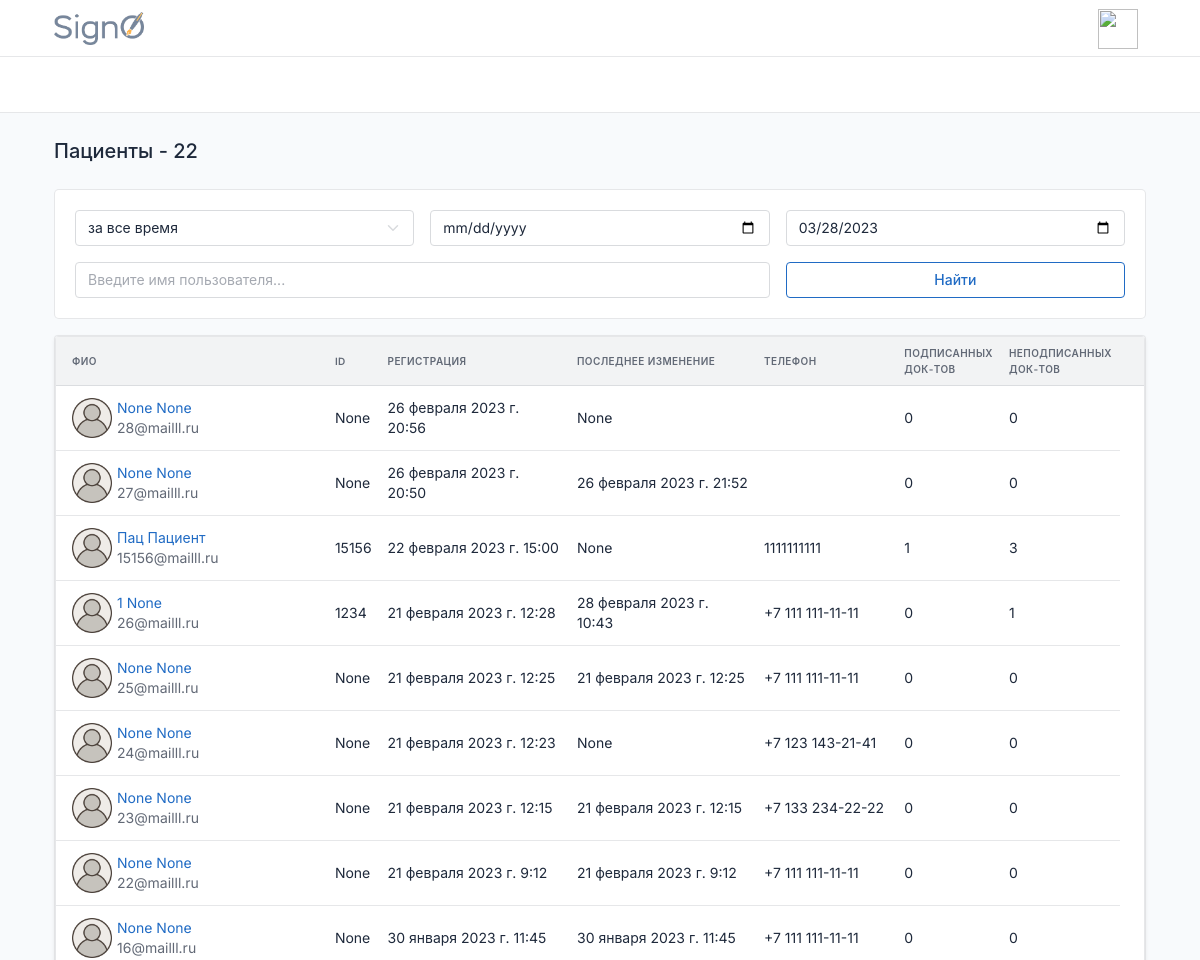
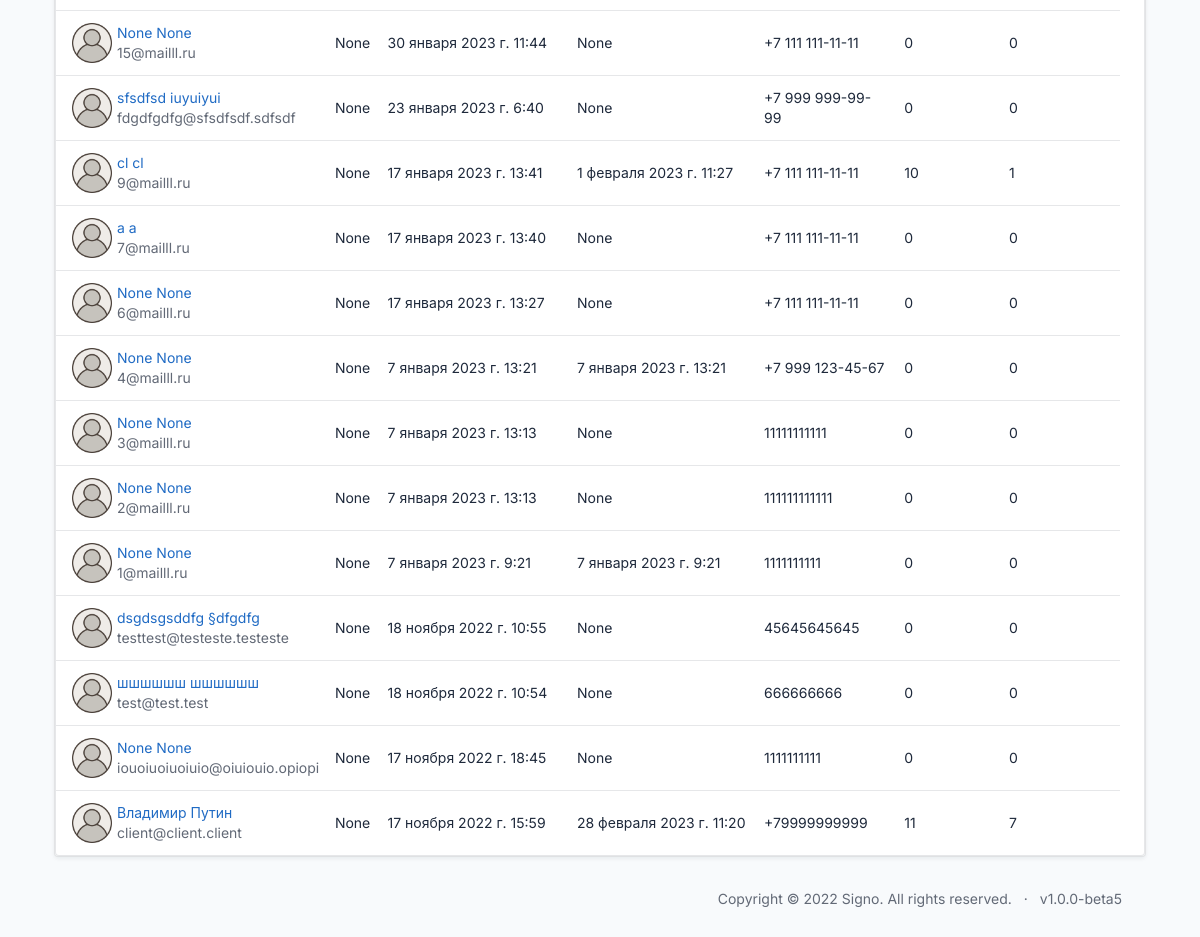
Before: /allclients/ with the older database file (2 pictures, top to bottom).
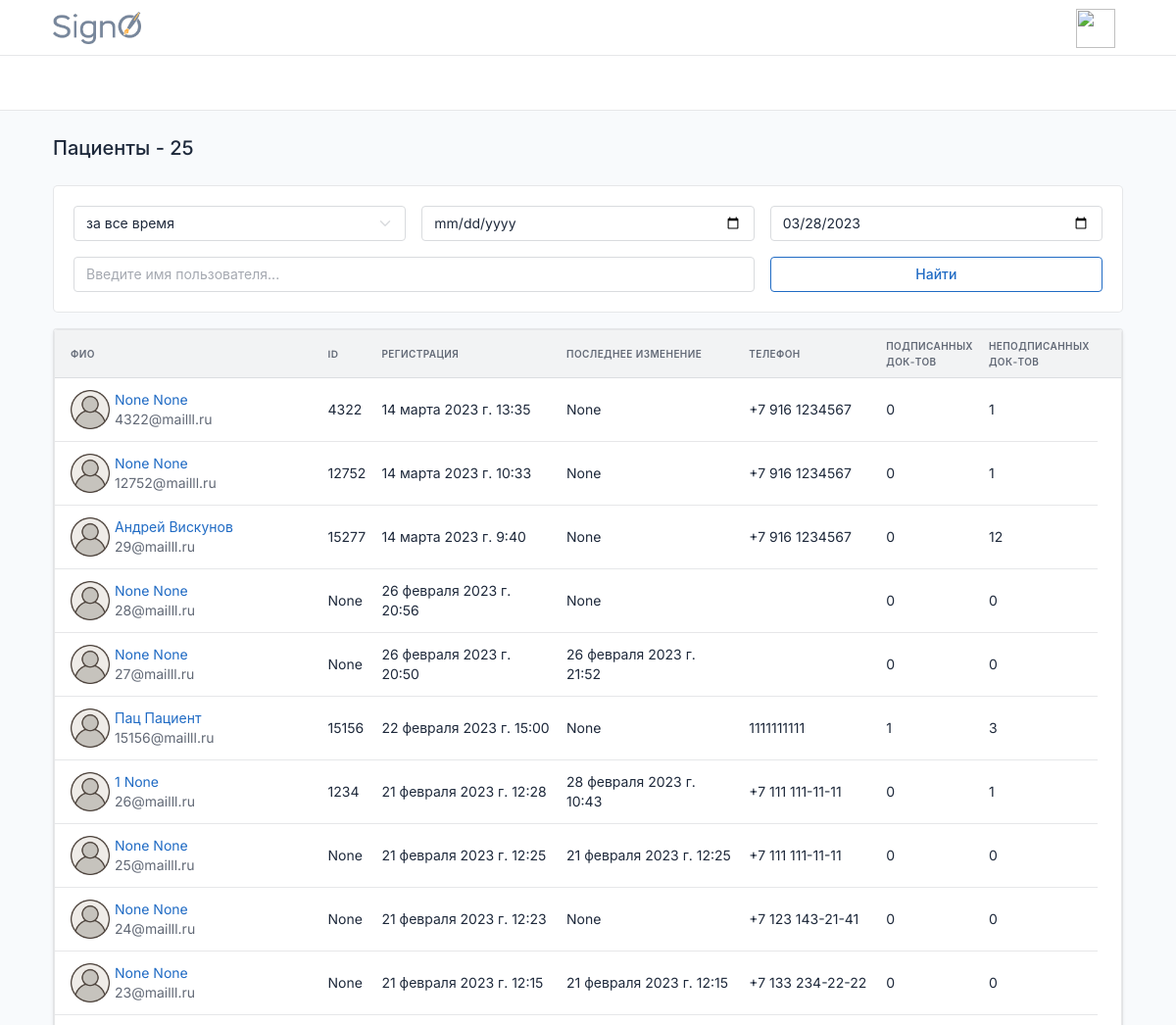
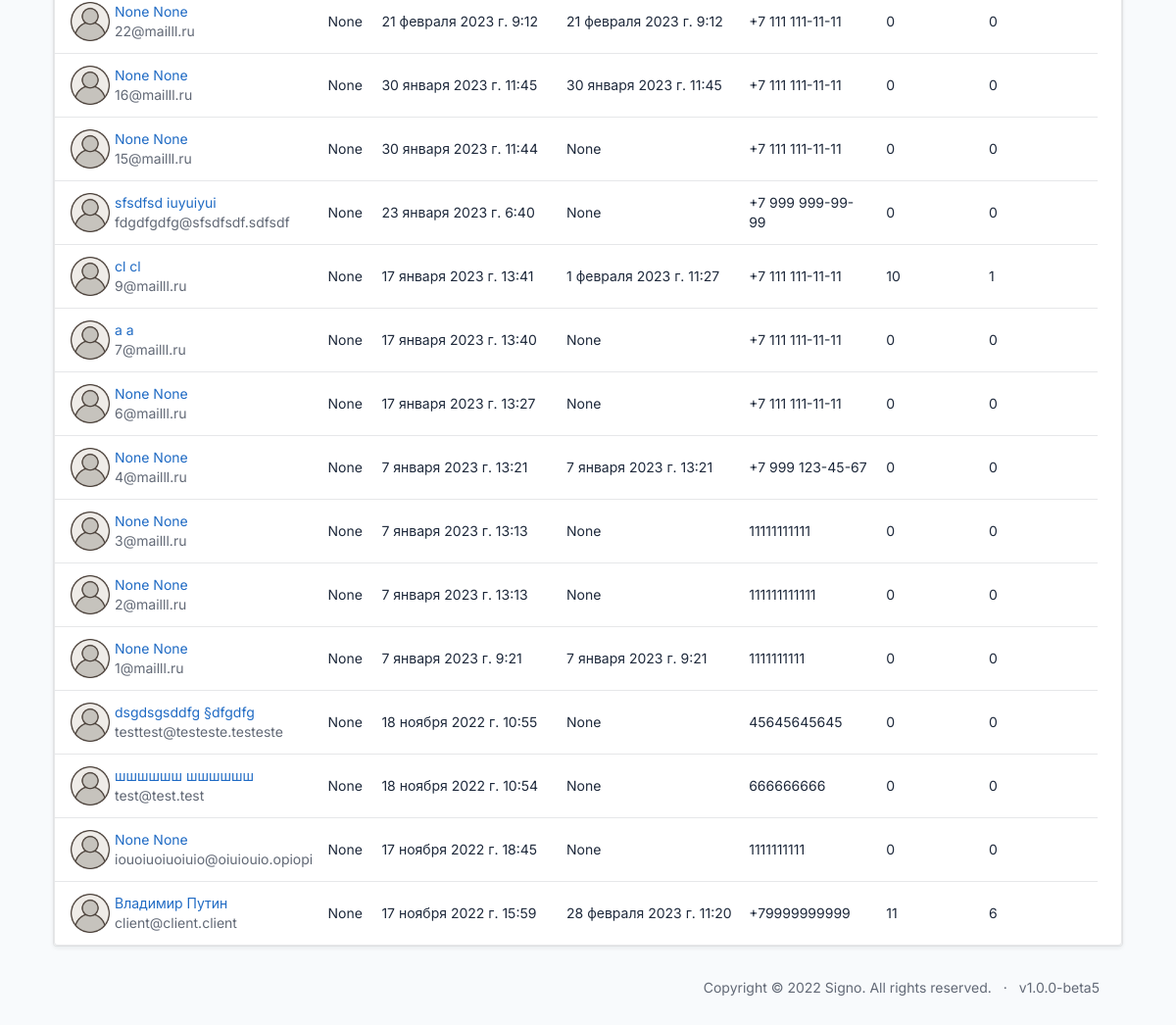
After: the same page with the newer database file (2 pictures, top to bottom).
### users/models.py (models this page shows, shortened)
class CustomUser(AbstractBaseUser, PermissionsMixin):
    email = models.EmailField(max_length=254, unique=True, verbose_name='Электронная почта')
    first_name = models.CharField(u"Имя", max_length=100, blank=True, null=True)
    last_name = models.CharField(u"Фамилия", max_length=100, blank=True, null=True)
    patronymic = models.CharField(u"Отчество", max_length=100, blank=True, null=True)
    pasport_series = models.CharField(max_length=12, blank=True, verbose_name='Серия паспорта')
    pasport_number = models.CharField(max_length=12, blank=True, verbose_name='Номер паспорта')
    addres = models.CharField(max_length=240, blank=True, verbose_name='Адрес пользователя')
    user_profile_id = models.IntegerField(blank=True, verbose_name='ID пользователя', null=True)
    phone = models.CharField(max_length=24, verbose_name='Телефон')
    uniq_id = models.CharField(unique=True, max_length=12, blank=True, null=True, verbose_name='Уникальный ID')
    photo = models.ImageField(
        upload_to='users/%Y/%m/%d/',
        blank=True,
        default='../static/images/default_avatar.png',
        verbose_name='Аватар')
    is_active = models.BooleanField(default=True, verbose_name='Активирован')
    is_admin = models.BooleanField(default=False, verbose_name='Администратор')
    is_staff = models.BooleanField(_('staff status'), default=False)
    is_superuser = models.BooleanField(_('super user'), default=False)
    date_joined = models.DateTimeField(u'date joined', blank=True, null=True, default=timezone.now)
    last_login = models.DateTimeField(u'last login', blank=True, null=True)
    groups = models.ManyToManyField(Group, blank=True, null=True, verbose_name='Группы', related_name='groups')
    user_permissions = models.ManyToManyField(Permission, blank=True, null=True, verbose_name='Разрешения', related_name='user_permissions')
    date_of_birthday = models.DateField(blank=True, null=True, verbose_name='Дата Рождения')
    ADMINISTRATOR = 'AD'
    DOCTOR = 'DO'
    CLIENT = 'CL'
    DIRECTOR = 'DI'
    TYPE_ROLE = [
        (ADMINISTRATOR, 'Администратор'),
        (DOCTOR, 'Врач'),
        (CLIENT, 'Клиент'),
        (DIRECTOR, 'Руководитель')
    ]
    type = models.CharField(max_length=6, choices=TYPE_ROLE, default=CLIENT, verbose_name='Тип пользователя')
    ban = models.BooleanField(default=False, verbose_name='Уволен')
    ban_date = models.DateTimeField(verbose_name='дата увольнения', blank=True, null=True)
    ecp = models.BooleanField(default=False, verbose_name='Наличие ЭЦП')
    USERNAME_FIELD = 'email'
    REQUIRED_FIELDS = []
    objects = CustomUserManager()
    class Meta:
        verbose_name='Пользователь'
        verbose_name_plural='Пользователи'

### index/views.py (the view)
# urls.py: path('allclients/', allclients, name='allclients'),
def allclients(request):
    all_users = CustomUser.objects.filter(type='CL')
    all_users = annotate_users_with_number_of_signed_docs(
                                            all_users,
                                            'recipient__recipient_status')
    users = search_users(request, all_users)
    context = {
        'title': f"Пациенты - {CustomUser.objects.filter(type='CL').count()}",
        'users': users
    }
    return render(request, 'index/allclients.html', context=context)

### users/services.py (called while the page is built, shortened)
def search_users(request, all_users):
    search_name = request.GET.get('search')
    period = request.GET.get('period')
    user_type = request.GET.get('user_type')
    if period:
        start_date, end_date = get_dates(period, all_users)
        all_users = all_users.filter(date_joined__range=[start_date, end_date])
    if user_type:
        all_users = all_users.filter(type=user_type)
    sort_filter = request.GET.get('sort')
    if sort_filter:
        all_users = all_users.order_by(sort_filter)
    else:
        all_users = all_users.order_by('-date_joined')
    return all_users

def annotate_users_with_number_of_signed_docs(all_users, user_type):
    dict_true = {user_type:True}
    dict_false = {user_type:False}
    all_users = all_users.annotate(
                signed_docs=Count(Case(
                    When(**dict_true, then=1),
                    output_field=models.IntegerField(),
                    distinct=True
            ))) \
            .annotate(
                not_signed_docs=Count(Case(
                    When(**dict_false, then=1),
                    output_field=models.IntegerField(),
                    distinct=True
            )))
    return all_users

### index/templates/index/allclients.html
{%extends 'index.html'%}
{%block content%}
{% include 'common/_info_box_users.html' %}
<div class="col-12">
                <div class="card">
                  {% include 'common/_clients_table.html' %}
                </div>
              </div>
{%endblock%}

### templates/common/_clients_table.html (shortened to what this page needs)
{% load static %}
{% load extra_tags %}
<div class="col-12">
    <div class="card">
      <div class="table-responsive">
        <table class="table table-vcenter card-table">
          <thead>
            <tr>
              <th id="th-last_name" class='sortable-table-header' onclick="filterByField('last_name')">ФИО</th>
              <th id="th-id" class='sortable-table-header' onclick="filterByField('id')">ID
              </th>
              <th id="th-date_joined" class='sortable-table-header' onclick="filterByField('date_joined')">Регистрация</th>
              <th id="th-last_login" class='sortable-table-header' onclick="filterByField('last_login')">Последнее изменение</th>
              {% if request.user.type != 'DO' %}
                <th>Телефон</th>
              {% endif %}
              <th id="th-signed_docs" class='sortable-table-header' onclick="filterByField('signed_docs')">Подписанных<br> док-тов</th>
              <th id="th-not_signed_docs" class='sortable-table-header' onclick="filterByField('not_signed_docs')">Неподписанных<br> док-тов</th>
              <th class="w-1"></th>
            </tr>
          </thead>
          <tbody class="lazy-loading-users">
          {% for user in users %}
          <tr class="lazy-row-users">
              <td>
                <div class="d-flex py-1 align-items-center">
                  {% if user.photo %}
                    <img width=40px height=40px src="{{user.photo.url}}" style="margin-right:5px">
                  {% endif %}
                <div class="flex-fill">
                      {% if request.user.type != 'DO' %}
                        <a href="{%url 'user' user.id%}"><div class="font-weight-medium">{{user.first_name}} {{user.last_name}}</div></a>
                      {% else %}
                        <div class="font-weight-medium">{{user.first_name}} {{user.last_name}}</div>
                      {% endif %}
                    <div class="text-muted">{{user.email}}</div>
                  </div>
                </div>
              </td>
              <td>
                <div>{{ user.uniq_id }}</div>
              </td>
              <td>
                <div>{{ user.date_joined }}</div>
              </td>
              <td>
                <div>{{ user.last_login }}</div>
              </td>
              {% if request.user.type != 'DO' %}
              <td>
                <div>{{ user.phone }}</div>
              </td>
              {% endif %}
              <td>
                <div>{{ user.signed_docs }}</div>
              </td>
              <td>
                <div>{{ user.not_signed_docs }}</div>
              </td>
            </tr>
          {% endfor %}
          </tbody>
        </table>
      </div>
    </div>
  </div>

Changed rows visible on the page:
added CustomUser: photo (placeholder picture), first_name "None", last_name "None", email "4322@mailll.ru", uniq_id "4322", date_joined "14 марта 2023 г. 13:35", last_login "None", phone "+7 916 1234567", signed_docs "0", not_signed_docs "1"
added CustomUser: photo (placeholder picture), first_name "None", last_name "None", email "12752@mailll.ru", uniq_id "12752", date_joined "14 марта 2023 г. 10:33", last_login "None", phone "+7 916 1234567", signed_docs "0", not_signed_docs "1"
added CustomUser: photo (placeholder picture), first_name "Андрей", last_name "Вискунов", email "29@mailll.ru", uniq_id "15277", date_joined "14 марта 2023 г. 9:40", last_login "None", phone "+7 916 1234567", signed_docs "0", not_signed_docs "12"
computed for CustomUser "Владимир": not_signed_docs "7" → "6"
Other visible differences:
{{ title }}: "Пациенты - 22" → "Пациенты - 25"
